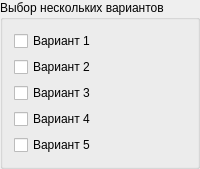
               <widget class="QGroupBox" name="multipleChoiceTab1">
                <property name="title">
                 <string>Выбор нескольких вариантов</string>
                </property>
                <layout class="QVBoxLayout" name="verticalLayout_7">
                 <item>
                  <widget class="QCheckBox" name="v1MultipleChoiceTab1">
                   <property name="text">
                    <string>Вариант 1</string>
                   </property>
                  </widget>
                 </item>
                 <item>
                  <widget class="QCheckBox" name="v2MultipleChoiceTab1">
                   <property name="text">
                    <string>Вариант 2</string>
                   </property>
                  </widget>
                 </item>
                 <item>
                  <widget class="QCheckBox" name="v3MultipleChoiceTab1">
                   <property name="text">
                    <string>Вариант 3</string>
                   </property>
                  </widget>
                 </item>
                 <item>
                  <widget class="QCheckBox" name="v4MultipleChoiceTab1">
                   <property name="text">
                    <string>Вариант 4</string>
                   </property>
                  </widget>
                 </item>
                 <item>
                  <widget class="QCheckBox" name="v5MultipleChoiceTab1">
                   <property name="text">
                    <string>Вариант 5</string>
                   </property>
                  </widget>
                 </item>
                </layout>
               </widget>
